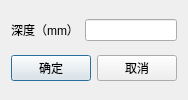
<?xml version="1.0" encoding="UTF-8"?>
<ui version="4.0">
 <class>depthDialog</class>
 <widget class="QDialog" name="depthDialog">
  <property name="geometry">
   <rect>
    <x>0</x>
    <y>0</y>
    <width>182</width>
    <height>100</height>
   </rect>
  </property>
  <property name="windowTitle">
   <string>深度计算结果</string>
  </property>
  <layout class="QGridLayout" name="gridLayout">
   <item row="0" column="0">
    <widget class="QLabel" name="label">
     <property name="text">
      <string>深度（mm）</string>
     </property>
     <property name="alignment">
      <set>Qt::AlignCenter</set>
     </property>
    </widget>
   </item>
   <item row="0" column="1">
    <widget class="QLineEdit" name="depthLineEdit">
     <property name="enabled">
      <bool>true</bool>
     </property>
    </widget>
   </item>
   <item row="1" column="0" colspan="2">
    <layout class="QHBoxLayout" name="horizontalLayout">
     <item>
      <spacer name="horizontalSpacer">
       <property name="orientation">
        <enum>Qt::Horizontal</enum>
       </property>
       <property name="sizeHint" stdset="0">
        <size>
         <width>40</width>
         <height>20</height>
        </size>
       </property>
      </spacer>
     </item>
     <item>
      <widget class="QPushButton" name="okPushButton">
       <property name="text">
        <string>确定</string>
       </property>
      </widget>
     </item>
     <item>
      <widget class="QPushButton" name="cancelPushButton">
       <property name="text">
        <string>取消</string>
       </property>
      </widget>
     </item>
    </layout>
   </item>
  </layout>
 </widget>
 <layoutdefault spacing="6" margin="11"/>
 <resources/>
 <connections/>
</ui>
